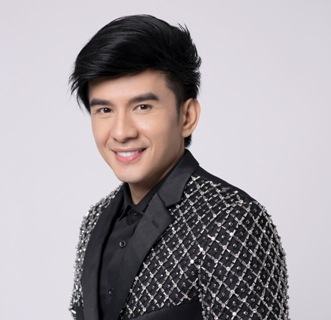
#> input picture dantruong.jpg, 331 x 320 px
$ python videoOpenCV.py
#> lines starting #> are read from the running program, lines starting #| are printed output that depends on the picture; after the words box and inside, x2 and y2 are one past the last pixel; in counts of white or black regions, pixels touching at a corner belong together
import numpy as np
import cv2

img = cv2.imread("dantruong.jpg")
#> img is the input picture: shape (320, 331, 3); mean B, G, R 160.7, 156.6, 162.7
cv2.line(img,(0,0), (400, 300), (255, 3, 134), 5);
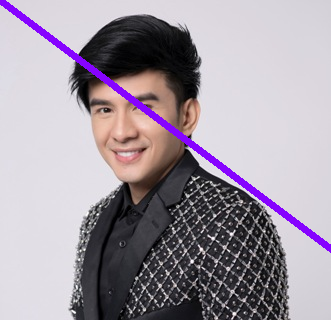
#> img: shape (320, 331, 3); 2.65% of pixels changed, all inside (x1, y1, x2, y2) = (0, 0, 331, 253)
cv2.imwrite('line.jpg', img)
